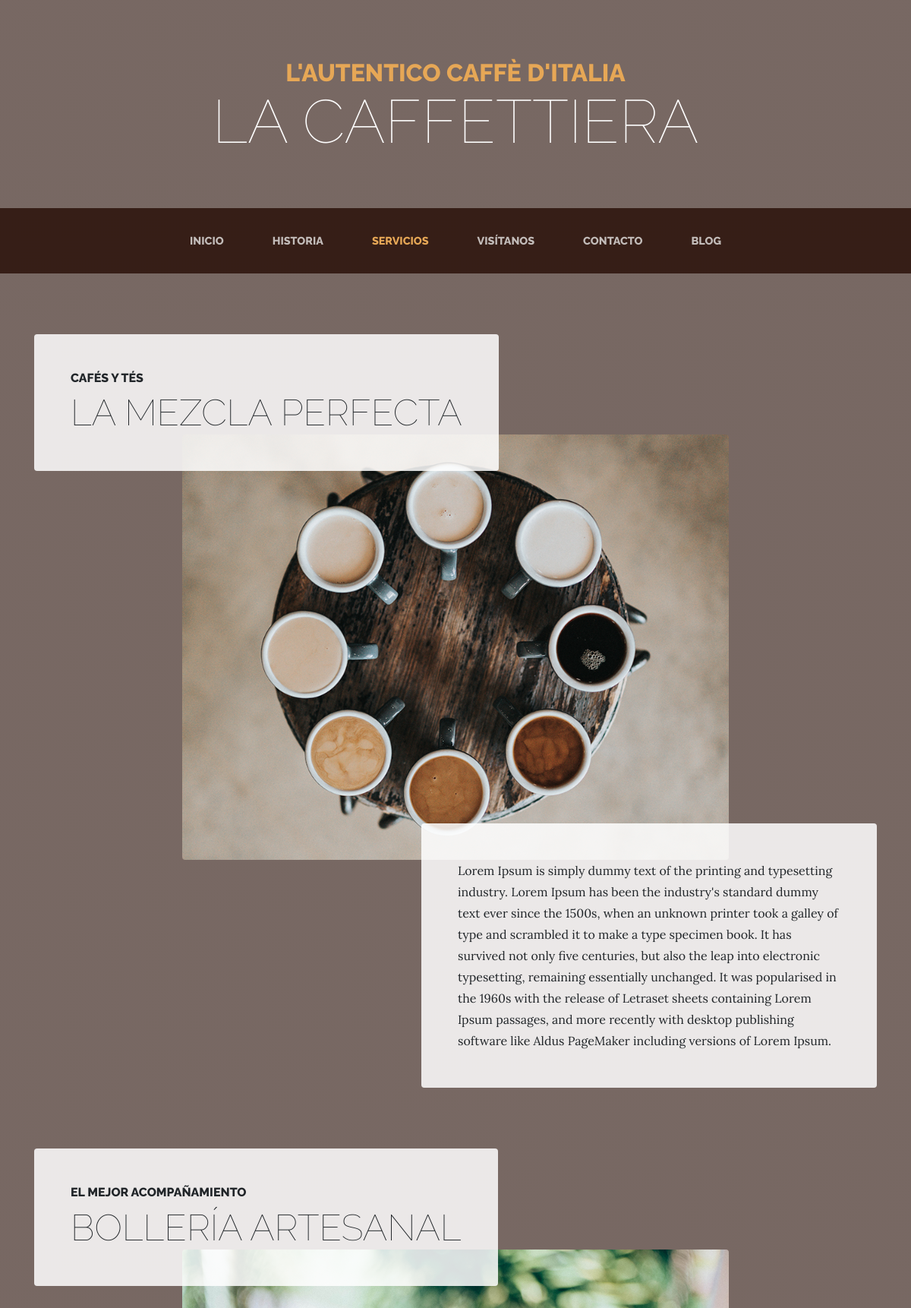
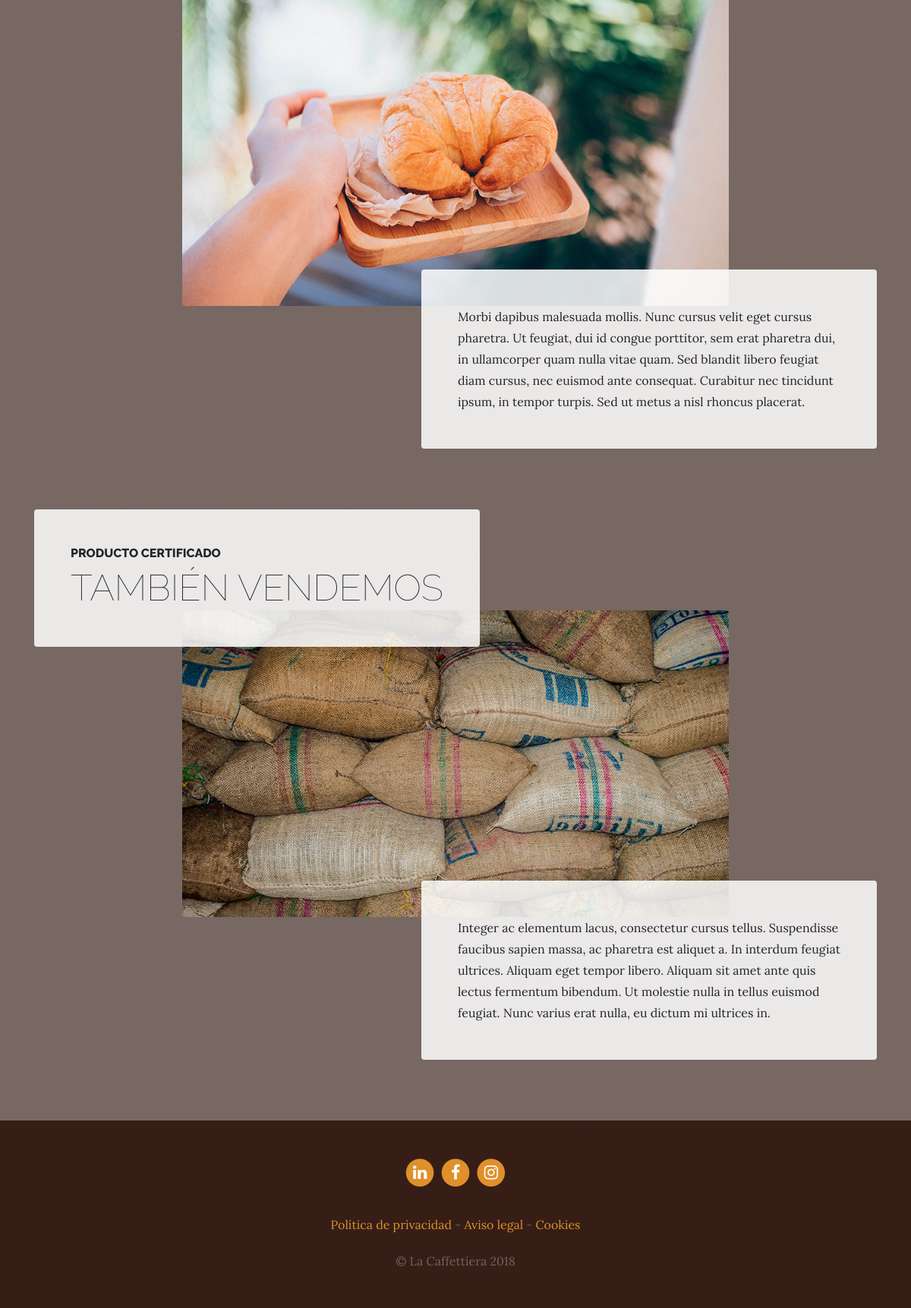
Page /services/ on the committed database (2 pictures, top to bottom).
### services/models.py (models this page shows, shortened)
class Service(models.Model):
    title = models.CharField(max_length=200, verbose_name='Titulo')
    subtitle = models.CharField(max_length=200, verbose_name='Subtitulo')
    content = models.TextField(verbose_name='Contenido')
    image = models.ImageField(verbose_name='Imagen', upload_to='services')
    created = models.DateTimeField(auto_now_add=True, verbose_name='Fecha de creación')
    updated = models.DateTimeField(auto_now=True, verbose_name='Fecha de modificación')
    class Meta:
        verbose_name = 'servicio'
        verbose_name_plural = 'servicios'
        ordering = ['-created']

### pages/models.py (models this page shows, shortened)
class Page(models.Model):
    title = models.CharField(verbose_name='Titulo', max_length=200)
    content = RichTextField(verbose_name='Contenido')
    order = models.SmallIntegerField(verbose_name='Orden', default=0)
    created = models.DateTimeField(auto_now_add=True, verbose_name='Fecha de creación')
    updated = models.DateTimeField(auto_now=True, verbose_name='Fecha de modificación')
    class Meta:
        verbose_name = 'pagina'
        verbose_name_plural = 'paginas'
        ordering = ['order', 'title']

### services/views.py (the view)
# urls.py: path('', views.services, name='services'),
def services(request):
    services = Service.objects.all()
    return render(request, 'services/services.html', {'services': services})

### pages/templatetags/pages_extras.py (called while the page is built)
@register.simple_tag
def get_page_list():
    pages = Page.objects.all()
    return pages

### social/processors.py (called while the page is built)
def ctx_dict(request):
    ctx = {}
    links = Link.objects.all()
    for link in links:
        ctx[link.key] = link.url
    return ctx

### services/templates/services/services.html (shortened to what this page needs)
{% extends 'core/base.html' %}
{% load static %}
{% block content %}
{% for service in services reversed %}
  <section class="page-section">
  <div class="container">
    <div class="product-item">
      <div class="product-item-title d-flex">
        <div class="bg-faded p-5 d-flex mr-auto rounded">
          <h2 class="section-heading mb-0">
            <span class="section-heading-upper">{{service.subtitle}}</span>
            <span class="section-heading-lower">{{service.title}}</span>
          </h2>
        </div>
      </div>
      <img class="product-item-img mx-auto d-flex rounded img-fluid mb-3 mb-lg-0" src="{{service.image.url}}" alt="">
      <div class="product-item-description d-flex ml-auto">
        <div class="bg-faded p-5 rounded">
          <p class="mb-0">{{service.content}}</p>
        </div>
      </div>
    </div>
  </div>
  </section>
{% endfor %}
{% endblock %}

### core/templates/core/base.html (shortened to what this page needs)
<!DOCTYPE html>
<html lang="es">
  <head>
    {% load static %}
    <link href="{% static 'core/vendor/bootstrap/css/bootstrap.min.css' %}" rel="stylesheet">
    <link href="{% static 'core/vendor/font-awesome/css/font-awesome.min.css' %}" rel="stylesheet" type="text/css">
    <link href="{% static 'core/css/business-casual.css' %}" rel="stylesheet">
  </head>
  <body>
    <h1 class="site-heading text-center text-white d-none d-lg-block">
      <span class="site-heading-upper text-primary mb-3">L'autentico caffè d'italia</span>
      <span class="site-heading-lower">La Caffettiera</span>
    </h1>
    <nav class="navbar navbar-expand-lg navbar-dark py-lg-4" id="mainNav">
      <div class="container">
        <div class="collapse navbar-collapse" id="navbarResponsive">
          <ul class="navbar-nav mx-auto">
            <li class="nav-item  px-lg-4 {% if request.path == '/' %}active{% endif %}">
              <a class="nav-link text-uppercase text-expanded" href="{% url 'home' %}">Inicio</a>
            </li>
            <li class="nav-item px-lg-4 {% if request.path == '/about/' %}active{% endif %}">
              <a class="nav-link text-uppercase text-expanded" href="{% url 'about' %}">Historia</a>
            </li>
            <li class="nav-item px-lg-4 {% if request.path == '/services/' %}active{% endif %}">
              <a class="nav-link text-uppercase text-expanded" href="{% url 'services' %}">Servicios</a>
            </li>
            <li class="nav-item px-lg-4 {% if request.path == '/store/' %}active{% endif %}">
              <a class="nav-link text-uppercase text-expanded" href="{% url 'store' %}">Visítanos</a>
            </li>
            <li class="nav-item px-lg-4 {% if request.path == '/contact/' %}active{% endif %}">
              <a class="nav-link text-uppercase text-expanded" href="{% url 'contact' %}">Contacto</a>
            </li>
            <li class="nav-item px-lg-4 {% if request.path == '/blog/' %}active{% endif %}">
              <a class="nav-link text-uppercase text-expanded" href="{% url 'blog' %}">Blog</a>
            </li>
          </ul>
        </div>
      </div>
    </nav>
    {% block content %} {% endblock %}
    <footer class="footer text-faded text-center py-5">
      <div class="container">
        <p class="m-0">
          {% if LINK_LINKEDIN %}
	        <a href="{{LINK_LINKEDIN}}" class="link">
	          <span class="fa-stack fa-lg">
	            <i class="fa fa-circle fa-stack-2x"></i>
	            <i class="fa fa-linkedin fa-stack-1x fa-inverse"></i>
	          </span>
	        </a>
          {% endif %}
          {% if LINK_FACEBOOK %}
	        <a href="{{LINK_FACEBOOK}}" class="link">
	          <span class="fa-stack fa-lg">
	            <i class="fa fa-circle fa-stack-2x"></i>
	            <i class="fa fa-facebook fa-stack-1x fa-inverse"></i>
	          </span>
	        </a>
          {% endif %}
          {% if LINK_INSTAGRAM %}
	        <a href="{{LINK_INSTAGRAM}}" class="link">
	          <span class="fa-stack fa-lg">
	            <i class="fa fa-circle fa-stack-2x"></i>
	            <i class="fa fa-instagram fa-stack-1x fa-inverse"></i>
	          </span>
	        </a>
          {% endif %}
	    </p>
      <p class="m-0 mbt">
          {% load pages_extras %}
          {% get_page_list as page_list %}
          {% for page in page_list %}
            <a href="{% url 'page' page.id page.title|slugify %}" class="link">{{page.title}}</a> {% if not forloop.last %}-{% endif %}
          {% endfor %}
		</p>
        <p class="m-0 mbt1">&copy; La Caffettiera 2018</p>
      </div>
	</footer>
  </body>
</html>

### core/static/core/css/business-casual.css (style rules this page uses)
body { font-family: 'Lora'; background: linear-gradient(rgba(47, 23, 15, 0.65), rgba(47, 23, 15, 0.65)), url("../img/bg.jpg"); background-attachment: fixed; background-position: center; background-size: cover; }
h1, h2, h3, h4, h5, h6 { font-family: 'Raleway'; }
p { line-height: 1.75; }
.text-faded { color: rgba(255, 255, 255, 0.3); }
.site-heading { margin-top: 5rem; margin-bottom: 5rem; text-transform: uppercase; line-height: 1; font-family: 'Raleway'; }
.site-heading .site-heading-upper { display: block; font-size: 2rem; font-weight: 800; }
.site-heading .site-heading-lower { font-size: 5rem; font-weight: 100; line-height: 4rem; }
.page-section { margin-top: 5rem; margin-bottom: 5rem; }
.section-heading { text-transform: uppercase; }
.section-heading .section-heading-upper { display: block; font-size: 1rem; font-weight: 800; padding-bottom:.5rem; }
.section-heading .section-heading-lower { display: block; font-size: 3rem; font-weight: 100; }
.bg-faded { background-color: rgba(255, 255, 255, 0.85); }
#mainNav { background-color: rgba(47, 23, 15, 0.9); font-family: 'Raleway'; }
#mainNav .navbar-nav .nav-item .nav-link { color: rgba(255, 255, 255, 0.7); font-weight: 800; }
#mainNav .navbar-nav .nav-item.active .nav-link { color: #e6a756; }
@media (min-width: 992px) { #mainNav .navbar-nav .nav-item .nav-link { font-size: 0.9rem; } }
@media (min-width: 992px) { .product-item .product-item-title { position: relative; z-index: 1; margin-bottom: -3rem; } }
@media (min-width: 992px) { .product-item .product-item-img { position: relative; z-index: 0; max-width: 60vw; } }
@media (min-width: 992px) { .product-item .product-item-description { position: relative; z-index: 1; margin-top: -3rem; max-width: 50vw; } }
.footer { background-color: rgba(47, 23, 15, 0.9); }
.text-primary { color: #e6a756 !important; }
.mbt { padding-top: 2rem; }
.mbt1 { padding-top: 1.25rem; }
a.link { color: #df902a; }

### rows in the picture
Service: subtitle "CAFÉS Y TÉS", title "LA MEZCLA PERFECTA", image (picture), content "Lorem Ipsum is simply dummy text of the printing and typesetting industry. Lorem Ipsum has been the industry's standard dummy text ever since the 1500s, when an unknown printer took a galley of type and scrambled it to make a type specimen book. It has survived not only five centuries, but also the leap into electronic typesetting, remaining essentially unchanged. It was popularised in the 1960s with the release of Letraset sheets containing Lorem Ipsum passages, and more recently with desktop publishing software like Aldus PageMaker including versions of Lorem Ipsum."
Service: subtitle "EL MEJOR ACOMPAÑAMIENTO", title "BOLLERÍA ARTESANAL", image (picture), content "Morbi dapibus malesuada mollis. Nunc cursus velit eget cursus pharetra. Ut feugiat, dui id congue porttitor, sem erat pharetra dui, in ullamcorper quam nulla vitae quam. Sed blandit libero feugiat diam cursus, nec euismod ante consequat. Curabitur nec tincidunt ipsum, in tempor turpis. Sed ut metus a nisl rhoncus placerat."
Service: subtitle "PRODUCTO CERTIFICADO", title "TAMBIÉN VENDEMOS", image (picture), content "Integer ac elementum lacus, consectetur cursus tellus. Suspendisse faucibus sapien massa, ac pharetra est aliquet a. In interdum feugiat ultrices. Aliquam eget tempor libero. Aliquam sit amet ante quis lectus fermentum bibendum. Ut molestie nulla in tellus euismod feugiat. Nunc varius erat nulla, eu dictum mi ultrices in."
Page: title "Política de privacidad"
Page: title "Aviso legal"
Page: title "Cookies"
